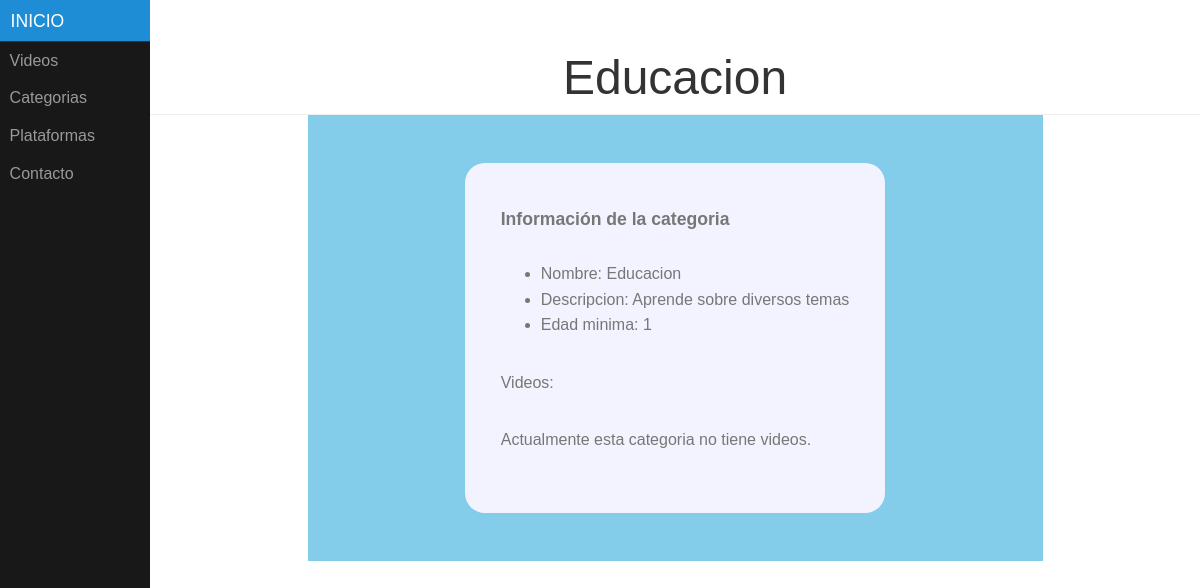
Page /categoria/14 on the earlier database version.
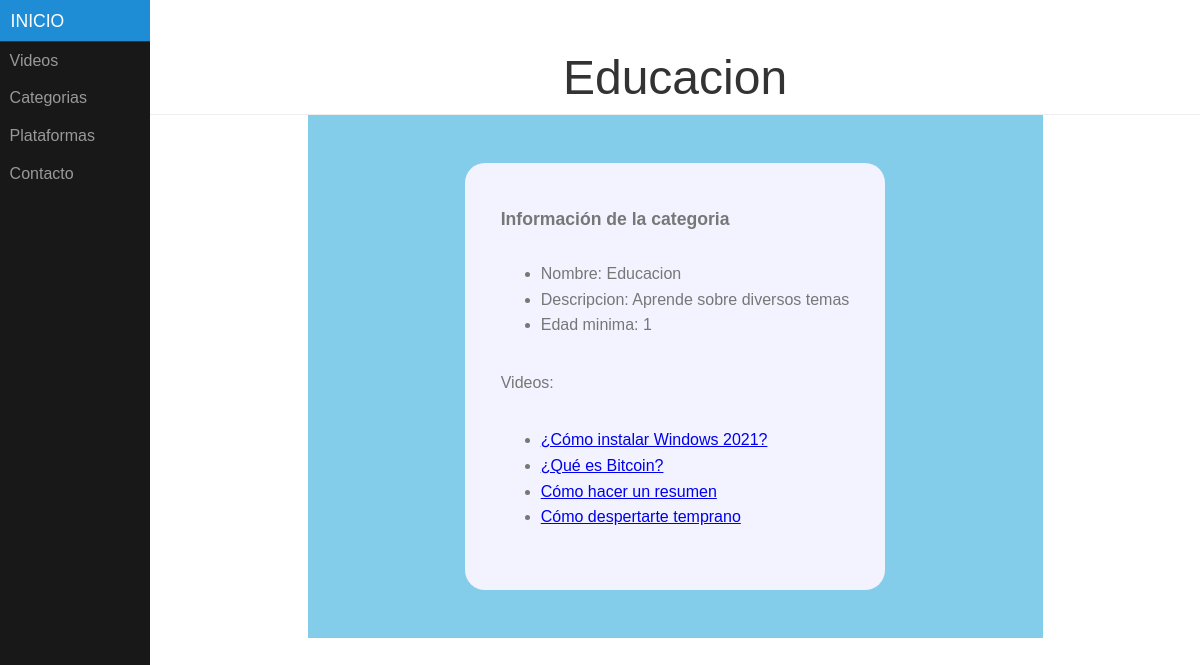
Same page on the later database version.
### appTopVideo/models.py (models this page shows, shortened)
class Video(models.Model):
	identificador = models.CharField(max_length=50)
	nombre = models.CharField(max_length=50)
	fecha = models.DateField(default='1970-01-01')
	descripcion = models.CharField(max_length=100)
	miniatura = models.CharField(max_length=50)
	duracion = models.IntegerField()
	calidad = models.CharField(max_length=50)
	categoria = models.ForeignKey(Categoria, on_delete=models.CASCADE)
	plataformas = models.ManyToManyField(Plataforma)

### appTopVideo/views.py (the view)
# urls.py: path('categoria/<int:idCategoria>', views.categoria, name="categoria"),
def categoria(request, idCategoria):
  categoria= get_object_or_404(Categoria, pk=idCategoria)
  seleccionados=[]
  videos=get_list_or_404(Video)
  for v in videos:
    if v.categoria.nombre == categoria.nombre:
            seleccionados.append(v)
  context = {'categoria': categoria, 'videos':seleccionados }
  return render(request, 'categoria.html', context)

### appTopVideo/templates/categoria.html (shortened to what this page needs)
{% extends "base.html" %}
{% block cabecera %}
{% load static %}
<h1>{{categoria.nombre}}</h1>
{% endblock %}
{% block contenido %}
				<section class="info">
			<div class="divInfo">
				<div class="enCurso">
			            <div class="datos">
						<span id="tituloDatos">Información de la categoria</span>
						<ul id=listaDatos>
							<li>Nombre: {{categoria.nombre}} </li>
							<li>Descripcion: {{categoria.descripcion}} </li>
							<li>Edad minima: {{categoria.edadMinima}} </li>
						</ul>
							<p>Videos: </p>
                            {% if videos%}
                                <ul id="listado">
                                    {% for v in videos%}
                                        <li><a href="{% url 'video' v.id%}">{{v.nombre}}</a></li>
                                    {% endfor %}
                                </ul>
                            {% else %}
                                <p>Actualmente esta categoria no tiene videos.</p>
                            {% endif %}
					</div>
				</div>
			</div>
		</section>
{% endblock %}

Differences in the rows shown:
added Video: nombre "¿Cómo instalar Windows 2021?"
added Video: nombre "¿Qué es Bitcoin?"
added Video: nombre "Cómo hacer un resumen"
added Video: nombre "Cómo despertarte temprano"
Other differences:
text no longer shown: "Actualmente esta categoria no tiene videos."
